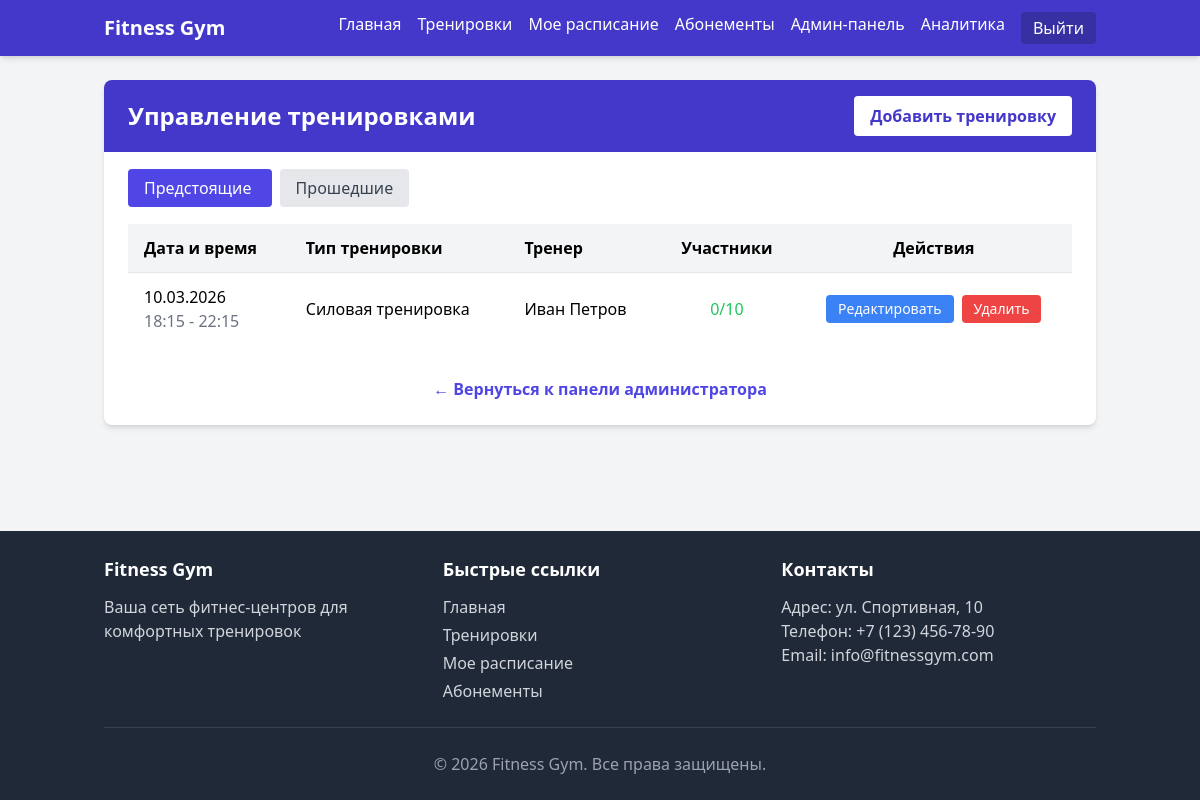
The app's page /admin/workouts (signed in) with its own data.
### models/models.py (models this page shows, shortened)
class Workout(db.Model):
    __tablename__ = 'workouts'
    id = db.Column(db.Integer, primary_key=True)
    trainer_id = db.Column(db.Integer, db.ForeignKey('trainers.id'), nullable=False)
    workout_type_id = db.Column(db.Integer, db.ForeignKey('workout_types.id'), nullable=False)
    start_time = db.Column(db.DateTime, nullable=False)
    end_time = db.Column(db.DateTime, nullable=False)
    max_participants = db.Column(db.Integer, default=10)
    description = db.Column(db.Text)
    bookings = db.relationship('Booking', backref='workout', lazy=True, cascade="all, delete-orphan")
    @property
    def available_spots(self):
        return self.max_participants - len(self.bookings)
    @property
    def is_full(self):
        return self.available_spots <= 0

class WorkoutType(db.Model):
    __tablename__ = 'workout_types'
    id = db.Column(db.Integer, primary_key=True)
    name = db.Column(db.String(100), nullable=False, unique=True)
    description = db.Column(db.Text)
    workouts = db.relationship('Workout', backref='workout_type', lazy=True)

class Trainer(db.Model):
    __tablename__ = 'trainers'
    id = db.Column(db.Integer, primary_key=True)
    first_name = db.Column(db.String(50), nullable=False)
    last_name = db.Column(db.String(50), nullable=False)
    experience_years = db.Column(db.Integer, default=0)
    specialization = db.Column(db.String(100), nullable=False)
    profile = db.Column(db.Text)
    workouts = db.relationship('Workout', backref='trainer', lazy=True, cascade="all, delete-orphan")

### controllers/admin.py (the view)
@admin_bp.route('/workouts')
@login_required
@admin_required
def admin_workouts():
    filter_type = request.args.get('filter', 'upcoming')
    if filter_type == 'past':
        workouts = Workout.query.filter(
            Workout.start_time < datetime.now()
        ).order_by(Workout.start_time.desc()).all()
    else:  # upcoming
        workouts = Workout.query.filter(
            Workout.start_time >= datetime.now()
        ).order_by(Workout.start_time).all()
    return render_template('admin/workouts/index.html',
                         title='Управление тренировками',
                         workouts=workouts,
                         filter_type=filter_type)

### controllers/admin.py (called while the page is built)
def admin_required(f):
    @wraps(f)
    def decorated_function(*args, **kwargs):
        if not current_user.is_authenticated or not current_user.is_admin:
            abort(403)  # Forbidden
        return f(*args, **kwargs)
    return decorated_function

### templates/admin/workouts/index.html (shortened to what this page needs)
{% extends 'base.html' %}
{% block content %}
    <div class="bg-white rounded-lg shadow-md overflow-hidden">
        <div class="bg-indigo-700 text-white py-4 px-6 flex justify-between items-center">
            <h2 class="text-2xl font-bold">Управление тренировками</h2>
            <a href="{{ url_for('admin.new_workout') }}" class="bg-white text-indigo-700 px-4 py-2 rounded font-semibold hover:bg-indigo-100">
                Добавить тренировку
            </a>
        </div>
        <div class="p-6">
            <div class="mb-6 flex justify-between items-center">
                <div>
                    <a href="{{ url_for('admin.admin_workouts', filter='upcoming') }}"
                       class="px-4 py-2 rounded mr-2 {% if filter_type == 'upcoming' %}bg-indigo-600 text-white{% else %}bg-gray-200 hover:bg-gray-300 text-gray-700{% endif %}">
                        Предстоящие
                    </a>
                    <a href="{{ url_for('admin.admin_workouts', filter='past') }}"
                       class="px-4 py-2 rounded {% if filter_type == 'past' %}bg-indigo-600 text-white{% else %}bg-gray-200 hover:bg-gray-300 text-gray-700{% endif %}">
                        Прошедшие
                    </a>
                </div>
            </div>
            <div class="overflow-x-auto">
                <table class="min-w-full bg-white">
                    <thead class="bg-gray-100">
                        <tr>
                            <th class="py-3 px-4 text-left">Дата и время</th>
                            <th class="py-3 px-4 text-left">Тип тренировки</th>
                            <th class="py-3 px-4 text-left">Тренер</th>
                            <th class="py-3 px-4 text-center">Участники</th>
                            <th class="py-3 px-4 text-center">Действия</th>
                        </tr>
                    </thead>
                    <tbody>
                        {% for workout in workouts %}
                            <tr class="border-t hover:bg-gray-50">
                                <td class="py-3 px-4">
                                    {{ workout.start_time.strftime('%d.%m.%Y') }}<br>
                                    <span class="text-gray-500">{{ workout.start_time.strftime('%H:%M') }} - {{ workout.end_time.strftime('%H:%M') }}</span>
                                </td>
                                <td class="py-3 px-4">{{ workout.workout_type.name }}</td>
                                <td class="py-3 px-4">{{ workout.trainer.first_name }} {{ workout.trainer.last_name }}</td>
                                <td class="py-3 px-4 text-center">
                                    <span class="{% if workout.is_full %}text-red-500{% elif workout.available_spots <= 3 %}text-yellow-500{% else %}text-green-500{% endif %}">
                                        {{ workout.max_participants - workout.available_spots }}/{{ workout.max_participants }}
                                    </span>
                                </td>
                                <td class="py-3 px-4 text-center">
                                    <div class="flex justify-center space-x-2">
                                        <a href="{{ url_for('admin.edit_workout', workout_id=workout.id) }}"
                                           class="bg-blue-500 hover:bg-blue-600 text-white px-3 py-1 rounded text-sm">
                                            Редактировать
                                        </a>
                                        <form action="{{ url_for('admin.delete_workout', workout_id=workout.id) }}" method="post" class="inline" onsubmit="return confirm('Вы уверены, что хотите удалить эту тренировку?');">
                                            <button type="submit" class="bg-red-500 hover:bg-red-600 text-white px-3 py-1 rounded text-sm">
                                                Удалить
                                            </button>
                                        </form>
                                    </div>
                                </td>
                            </tr>
                        {% endfor %}
                    </tbody>
                </table>
            </div>
            <div class="mt-8 text-center">
                <a href="{{ url_for('admin.dashboard') }}" class="text-indigo-600 hover:text-indigo-800 font-semibold">
                    &larr; Вернуться к панели администратора
                </a>
            </div>
        </div>
    </div>
{% endblock %}

### records on screen
Workout: start_time "10.03.2026", start_time "18:15", end_time "22:15", workout_type.name "Силовая тренировка", trainer.first_name "Иван", trainer.last_name "Петров", workout.max_participants-workout.available_spots "0", max_participants "10"
